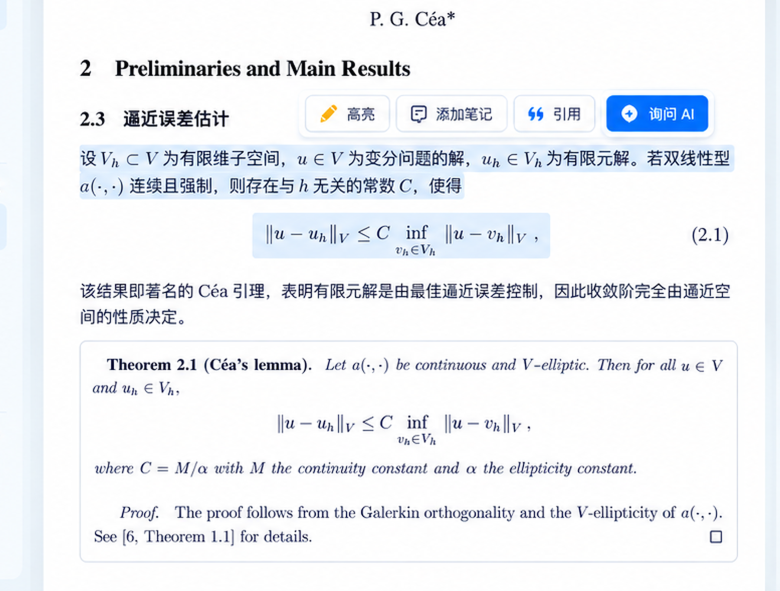
#> input picture qa/research/tmp/golden-crops/read-center-paper-2x.png, 1560 x 1182 px, given in place of READ-GOLDEN.png, which was not available (shown at 1/2 size)
$ python inspect_tops.py
#> lines starting #> are read from the running program, lines starting #| are printed output that depends on the picture
from PIL import Image
READ = r'D:\zxsy-math-arena\docs\research-workspace\golden\READ-GOLDEN.png'
WRITE = r'D:\zxsy-math-arena\docs\research-workspace\golden\WRITE-GOLDEN.png'
OUT = r'D:\zxsy-math-arena-showcase\qa\research\tmp\golden-crops'
r = Image.open(READ).convert('RGB')
#> r is the input picture: PIL image 1560x1182 RGB; mean R, G, B 238.4, 241.1, 245.2
w = Image.open(WRITE).convert('RGB')
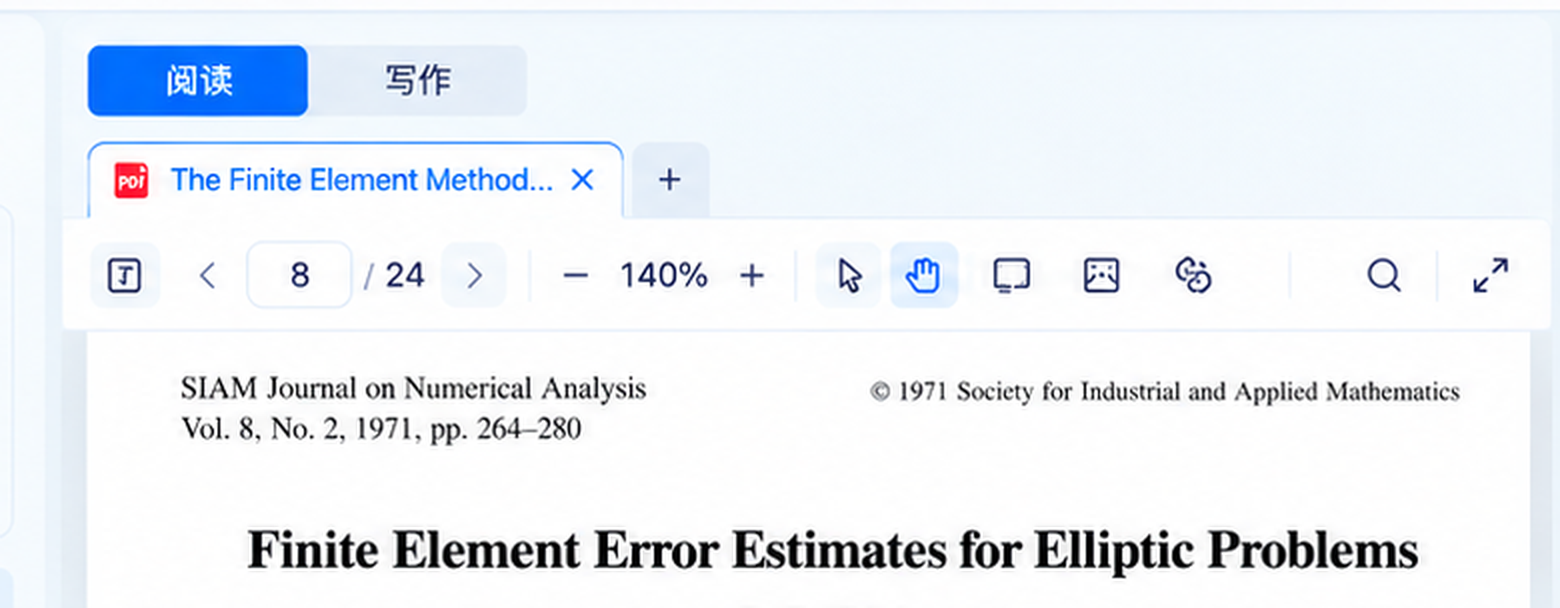
#> input picture qa/research/tmp/golden-crops/read-center-toolbar-2x.png, 1560 x 608 px, given in place of WRITE-GOLDEN.png, which was not available
#> w is the input picture: PIL image 1560x608 RGB; mean R, G, B 235.8, 240.3, 245.6
def crop(im, name, box, scale=3):
#> called with name = 'read-topcorners-3x.png', box = (0, 55, 800, 260), scale = 3
    c = im.crop(box); c = c.resize((c.width*scale, c.height*scale), Image.LANCZOS); c.save(OUT + '\\' + name)
#> after `c = im.crop(box)`:
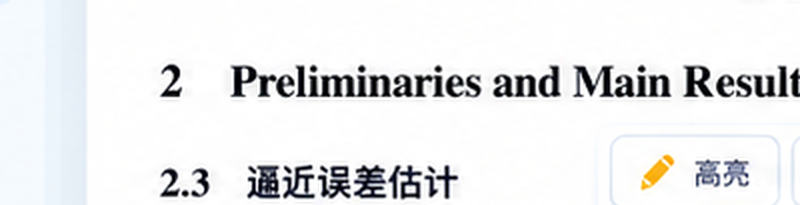
#> c: PIL image 800x205 RGB; mean R, G, B 234.1, 234.8, 235.8
#> after `c = c.resize((c.width * scale, c.height * scale), Image.LANCZOS)`:
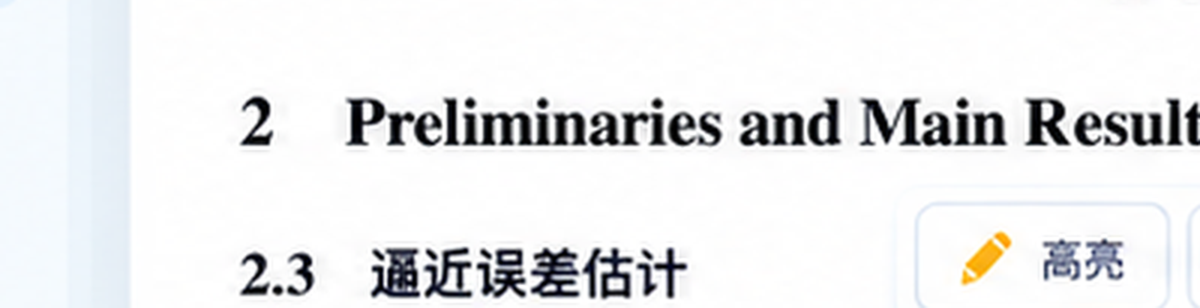
#> c: PIL image 2400x615 RGB (shown at 1/2 size); mean R, G, B 234, 234.8, 235.8
    print(name, c.size)
#| read-topcorners-3x.png (2400, 615)
crop(r, 'read-topcorners-3x.png', (0, 55, 800, 260))
crop(r, 'read-right-header-3x.png', (1060, 55, 1672, 300))
#> call 2 of crop, with name = 'read-right-header-3x.png', box = (1060, 55, 1672, 300), scale = 3
#> in crop (call 2), `c = im.crop(box)`:
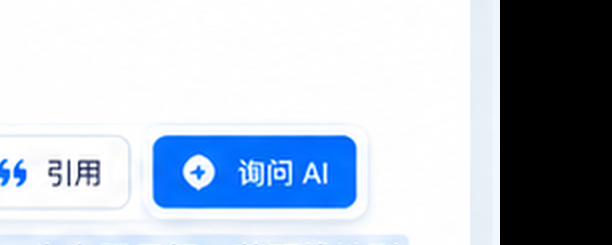
#> c: PIL image 612x245 RGB; mean R, G, B 181.1, 191.8, 206
#| read-right-header-3x.png (1836, 735)
crop(w, 'write-topcorners-3x.png', (0, 55, 800, 260))
#> call 3 of crop, with name = 'write-topcorners-3x.png', box = (0, 55, 800, 260), scale = 3
#> in crop (call 3), `c = im.crop(box)`:
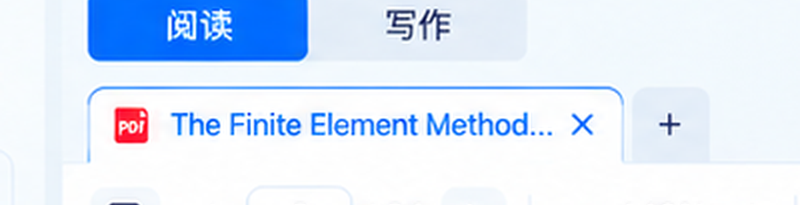
#> c: PIL image 800x205 RGB; mean R, G, B 219.5, 232.6, 250.8
#| write-topcorners-3x.png (2400, 615)
crop(w, 'write-agent-top-3x.png', (1330, 55, 1672, 330))
#> call 4 of crop, with name = 'write-agent-top-3x.png', box = (1330, 55, 1672, 330), scale = 3
#> in crop (call 4), `c = im.crop(box)`:
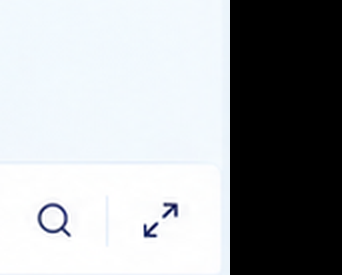
#> c: PIL image 342x275 RGB; mean R, G, B 164.1, 167, 169.5
#| write-agent-top-3x.png (1026, 825)
crop(w, 'write-center-tabs-3x.png', (300, 90, 900, 260))
#> in crop (call 5), `c = im.crop(box)`:
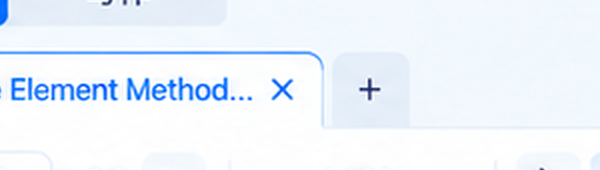
#> c: PIL image 600x170 RGB; mean R, G, B 237.9, 245.1, 252.7
#| write-center-tabs-3x.png (1800, 510)
